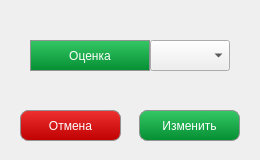
<?xml version="1.0" encoding="UTF-8"?>
<ui version="4.0">
 <class>ChangeMark</class>
 <widget class="QDialog" name="ChangeMark">
  <property name="geometry">
   <rect>
    <x>0</x>
    <y>0</y>
    <width>260</width>
    <height>160</height>
   </rect>
  </property>
  <property name="windowTitle">
   <string>Изменение оценки</string>
  </property>
  <widget class="QPushButton" name="btnChangeMarkNo">
   <property name="geometry">
    <rect>
     <x>20</x>
     <y>110</y>
     <width>101</width>
     <height>31</height>
    </rect>
   </property>
   <property name="styleSheet">
    <string notr="true">QPushButton{
	color: white;
	background-color: qlineargradient(spread:repeat, x1:0.511, y1:0, x2:0.506, y2:1, stop:0 rgba(238, 48, 48, 255), stop:1 rgba(192, 1, 1, 255));	
	
	
    border-radius:8px;
    border-style: solid;
    border-color: rgb(147, 147, 147);
    border-width: 1px;
	font: 75 12pt &quot;Segoe Print&quot;;

}
QPushButton:hover{
background-color: rgb(255, 55, 55);
}
QPushButton:pressed{
background-color: qlineargradient(spread:repeat, x1:0.511, y1:0, x2:0.506, y2:1, stop:0 rgba(238, 48, 48, 255), stop:1 rgba(192, 1, 1, 255));	
}
QPushButton:disabled{
	background-color: rgb(116, 163, 135);
	color: rgb(255, 255, 255);
}


</string>
   </property>
   <property name="text">
    <string>Отмена</string>
   </property>
  </widget>
  <widget class="QPushButton" name="pb1">
   <property name="geometry">
    <rect>
     <x>30</x>
     <y>40</y>
     <width>120</width>
     <height>31</height>
    </rect>
   </property>
   <property name="styleSheet">
    <string notr="true">QPushButton{
	color: white;
	
	background-color: qlineargradient(spread:repeat, x1:0.511, y1:0, x2:0.506, y2:1, stop:0 rgba(53, 200, 102, 255), stop:1 rgba(4, 142, 50, 255));
	
    border-style: solid;
    border-color: rgb(147, 147, 147);
    border-width: 1px;
	font: 75 12pt &quot;Segoe Print&quot;;

}
</string>
   </property>
   <property name="text">
    <string>Оценка</string>
   </property>
  </widget>
  <widget class="QComboBox" name="comboBoxMark">
   <property name="geometry">
    <rect>
     <x>150</x>
     <y>40</y>
     <width>80</width>
     <height>31</height>
    </rect>
   </property>
   <property name="styleSheet">
    <string notr="true">QComboBox {
	font: 75 12pt &quot;Segoe Print&quot;;
text-align: center;
}
QComboBox QAbstractItemView {
     selection-background-color: qlineargradient(spread:repeat, x1:0.511, y1:0, x2:0.506, y2:1, stop:0 rgba(53, 200, 102, 255), stop:1 rgba(4, 142, 50, 255));
	
 }

</string>
   </property>
   <item>
    <property name="text">
     <string/>
    </property>
   </item>
   <item>
    <property name="text">
     <string>H</string>
    </property>
   </item>
   <item>
    <property name="text">
     <string>2</string>
    </property>
   </item>
   <item>
    <property name="text">
     <string>3</string>
    </property>
   </item>
   <item>
    <property name="text">
     <string>4</string>
    </property>
   </item>
   <item>
    <property name="text">
     <string>5</string>
    </property>
   </item>
   <item>
    <property name="text">
     <string>6</string>
    </property>
   </item>
   <item>
    <property name="text">
     <string>7</string>
    </property>
   </item>
   <item>
    <property name="text">
     <string>8</string>
    </property>
   </item>
   <item>
    <property name="text">
     <string>9</string>
    </property>
   </item>
   <item>
    <property name="text">
     <string>10</string>
    </property>
   </item>
   <item>
    <property name="text">
     <string>11</string>
    </property>
   </item>
   <item>
    <property name="text">
     <string>12</string>
    </property>
   </item>
  </widget>
  <widget class="QPushButton" name="btnChangeMarkYes">
   <property name="enabled">
    <bool>true</bool>
   </property>
   <property name="geometry">
    <rect>
     <x>139</x>
     <y>110</y>
     <width>101</width>
     <height>31</height>
    </rect>
   </property>
   <property name="styleSheet">
    <string notr="true">QPushButton{
	color: white;
	
	background-color: qlineargradient(spread:repeat, x1:0.511, y1:0, x2:0.506, y2:1, stop:0 rgba(53, 200, 102, 255), stop:1 rgba(4, 142, 50, 255));
	
    border-radius:8px;
    border-style: solid;
    border-color: rgb(147, 147, 147);
    border-width: 1px;
	font: 75 12pt &quot;Segoe Print&quot;;

}
QPushButton:hover{
background-color: rgb(7, 193, 82);
}
QPushButton:pressed{
	background-color: qlineargradient(spread:repeat, x1:0.511, y1:0, x2:0.506, y2:1, stop:0 rgba(53, 200, 102, 255), stop:1 rgba(4, 142, 50, 255));
}
QPushButton:disabled{
	background-color: rgb(116, 163, 135);
	color: rgb(255, 255, 255);
}</string>
   </property>
   <property name="text">
    <string>Изменить</string>
   </property>
  </widget>
 </widget>
 <resources/>
 <connections/>
</ui>
